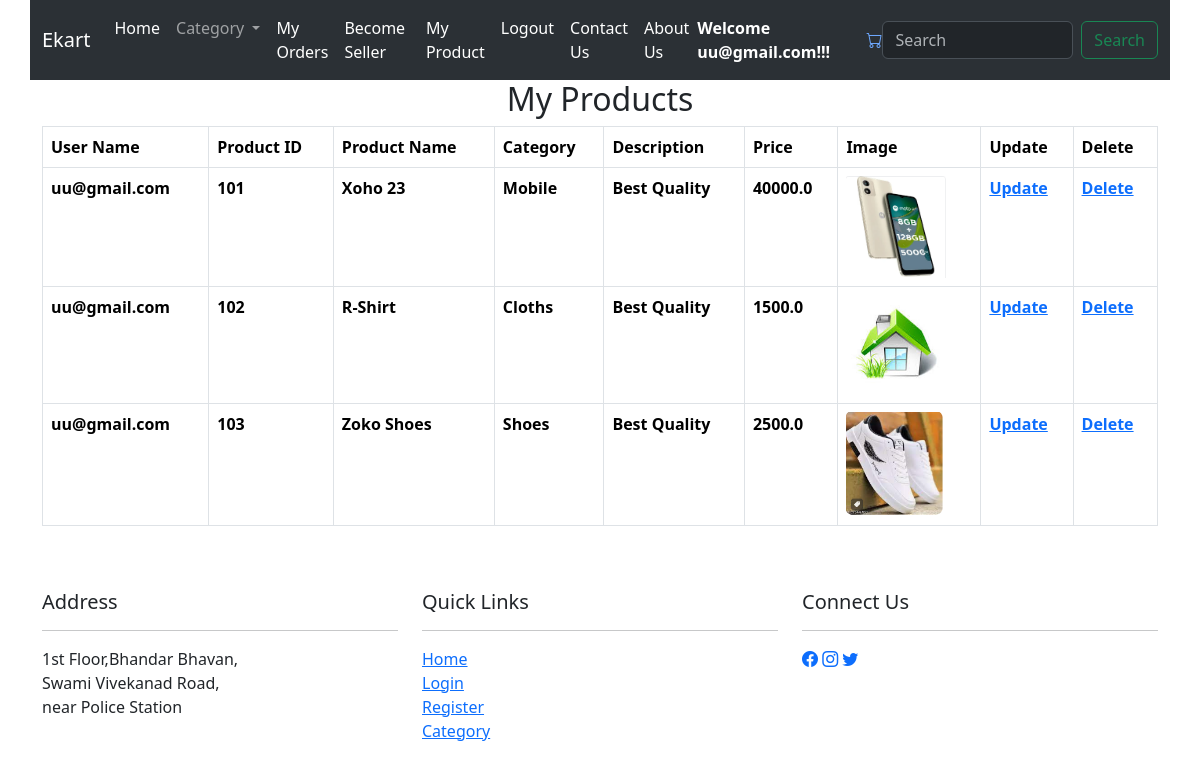
Screenshot of /viewregisterproduct (signed in) with the database file from the repository.
### ecommapp/models.py (models this page shows)
class Product(models.Model):
    userid = models.ForeignKey(User, on_delete=models.CASCADE, null=True, blank=True)
    product_id = models.IntegerField(primary_key=True)
    product_name = models.CharField(max_length=55)
    type = (("Mobile", "Mobile"), ("Cloths", "Cloths"), ("Shoes", "Shoes"))
    category = models.CharField(max_length=50, choices=type, default="")
    desc = models.TextField(max_length=100)
    price = models.FloatField()
    image = models.ImageField(upload_to="pics")
    objects = models.Manager()
    prod = CustomManager()

### ecommapp/views.py (the view)
# urls.py: path("viewregisterproduct", views.viewregisterproduct, name="viewregisterproduct"),
def viewregisterproduct(req):
    if req.user.is_authenticated:
        user = req.user
        myproducts = Product.objects.filter(userid=user)
        context = {"myproducts": myproducts, "username": user}
        return render(req, "viewregisterproduct.html", context)
    else:
        user = None
        return redirect("/loginuser")

### templates/viewregisterproduct.html (shortened to what this page needs)
{% include 'header.html' %}
<div class="container">
    <div class="row">
        <center>
            <h2>My Products</h2>
            <table class="table table-bordered">
                <thead>
                    <tr>
                        <th>User Name</th>
                        <th>Product ID</th>
                        <th>Product Name</th>
                        <th>Category</th>
                        <th>Description</th>
                        <th>Price</th>
                        <th>Image</th>
                        <th>Update</th>
                        <th>Delete</th>
                    </tr>
                </thead>
                <tbody>
                    {% for item in myproducts %}
                    <tr>
                        <th>{{item.userid}}</th>
                        <th>{{item.product_id}}</th>
                        <th>{{item.product_name}}</th>
                        <th>{{item.category}}</th>
                        <th>{{item.desc}}</th>
                        <th>{{item.price}}</th>
                        <th><img src="{{item.image.url}}" alt="{{item.product_name}}" width="100px"></th>
                        <th><a href="#">Update</a></th>
                        <th><a href="#">Delete</a></th>
                    </tr>
                    {% endfor %}
                </tbody>
            </table>
        </center>
    </div>
</div>
{% include 'footer.html' %}

### templates/header.html (shortened to what this page needs)
<!doctype html>
<html lang="en">
  <head>
    <link href="https://cdn.jsdelivr.net/npm/bootstrap@5.3.2/dist/css/bootstrap.min.css" rel="stylesheet">
  </head>
  <body>
    <div class="container">
    <div class="row">
    <nav class="navbar navbar-expand-lg bg-body-tertiary" data-bs-theme="dark">
        <div class="container-fluid">
          <a class="navbar-brand" href="#">Ekart</a>
          <div class="collapse navbar-collapse" id="navbarSupportedContent">
            <ul class="navbar-nav me-auto mb-2 mb-lg-0">
              <li class="nav-item">
                <a class="nav-link active" aria-current="page" href="{% url 'index' %}">Home</a>
              </li>
              <li class="nav-item dropdown">
                <a class="nav-link dropdown-toggle" href="#" role="button" data-bs-toggle="dropdown" aria-expanded="false">
                  Category
                </a>
              </li>
              {% if user.is_authenticated %}
              <li class="nav-item">
                <a class="nav-link active" aria-disabled="true" href="{% url 'showorders' %}">My Orders</a>
              </li>
              <li class="nav-item">
                <a class="nav-link active" aria-current="page" href="{% url 'registerproduct' %}">Become Seller</a>
              </li>
              <li class="nav-item">
                <a class="nav-link active" aria-current="page" href="{% url 'viewregisterproduct' %}">My Product</a>
              </li>
              <li class="nav-item">
                <a class="nav-link active" aria-disabled="true" href="{% url 'userlogout' %}">Logout</a>
              </li>
              {% endif %}
              <li class="nav-item">
                <a class="nav-link active" aria-current="page" href="{% url 'contactus' %}">Contact Us</a>
              </li>
              <li class="nav-item">
                <a class="nav-link active" aria-current="page" href="{% url 'aboutus' %}">About Us</a>
              </li>
            </ul>
            {% if username %}
            <strong style="color: white;">Welcome {{username}}!!!</strong>
            {% else %}
            <strong style="color: white;">Welcome Guest!!!</strong>
            {% endif %}
            <a href="{% url 'cart' %}"><i class="bi bi-cart"></i></a>
            <form   method="get" action="{% url 'searchproduct' %}" class="d-flex" role="search">
              <input class="form-control me-2" name="q" value="{{query}}" type="search" placeholder="Search" aria-label="Search">
              <button class="btn btn-outline-success" type="submit">Search</button>
            </form>
          </div>
        </div>
      </nav>
    </div>
    </div>
  </body>
</html>

### rows the page displays
Product: userid "uu@gmail.com", product_id "101", product_name "Xoho 23", category "Mobile", desc "Best Quality", price "40000.0", image (picture)
Product: userid "uu@gmail.com", product_id "102", product_name "R-Shirt", category "Cloths", desc "Best Quality", price "1500.0", image (picture)
Product: userid "uu@gmail.com", product_id "103", product_name "Zoko Shoes", category "Shoes", desc "Best Quality", price "2500.0", image (picture)

### other values shown
{{ username }} "uu@gmail.com"
